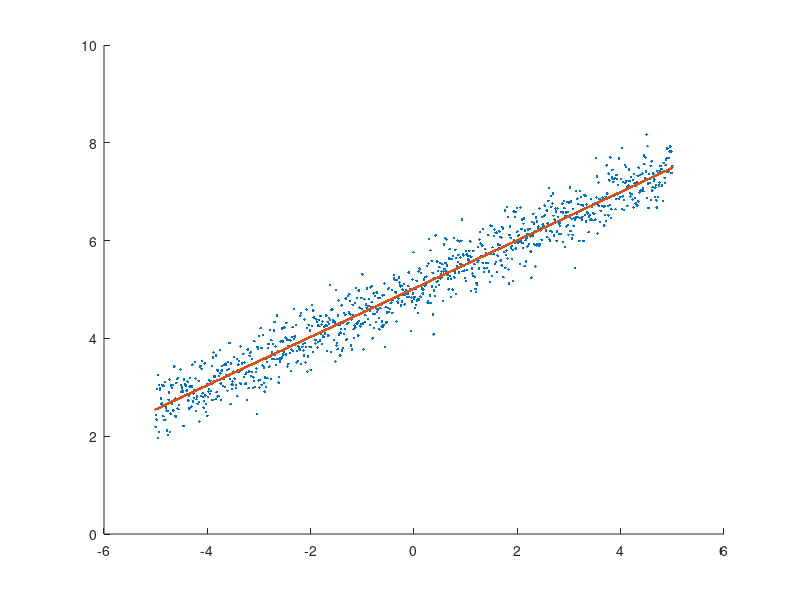

The MATLAB source for this figure: (Note: this script raises an error after producing the figure.)

m = 0.5;
c = 5;
x = -5:0.01:5;
y = m*x + c;
plot(x,y);
gauss = sqrt(0.1)*randn(length(y),1);
y_noisy = y' + gauss;

one = ones(length(y),1);
A = cat(2,x',one);
theta = pinv(A)*(y_noisy);
mc = theta(1);
cc = theta(2);
y_pred = mc*x + cc;
scatter(x,y_noisy,'.r');
hold on;
scatter(x,y_pred,'.b');

MSE_train = immse(y_noisy,y_pred);
disp(MSE_train);
